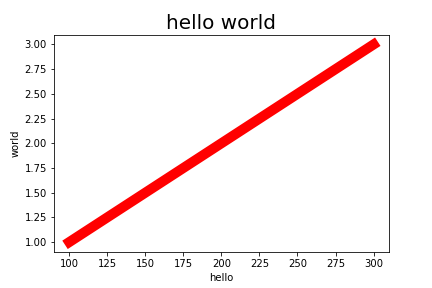
#> input picture sample.png, 432 x 288 px
$ jupyter execute '010. 이미지분석.ipynb'
#> lines starting #> are read from the running program, lines starting #| are printed output that depends on the picture
# 이미지분석

[cell 1]
import numpy as np
from skimage import io
# from PIL import Image #파이썬에서 많이 씀
# from cv2 #영상처리 알고리즘이 많음
# 자주쓰는 3개의 라이브러리, 장단점, 편한거 쓰면 됨
import matplotlib.pyplot as plt

[cell 2]
sample = io.imread('sample.png')
#> sample is the input picture: shape (288, 432, 4); mean R, G, B, A 247.7, 240, 240, 152.8

[cell 3]
type(sample)

[cell 4]
sample.shape #(세로, 가로, RGB)
#> Out = (288, 432, 4)

[cell 5]
sample #데이터 구조, 3차원, 0-255사이 값

[cell 6]
np.min(sample), np.max(sample)
#> Out = (0, 255)

[cell 7]
plt.imshow(sample) #0,0은 좌측위!

[cell 8]
plt.imshow(sample[::-1]) #(start, stop, step) 상하좌우가 바뀌었다
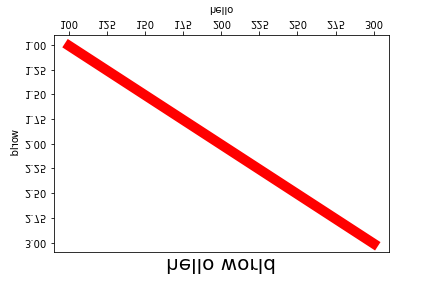
#> shown: shape (288, 432, 4); mean R, G, B, A 247.7, 240, 240, 152.8; transparent parts drawn white

[cell 9]
plt.imshow(sample[:, ::-1])
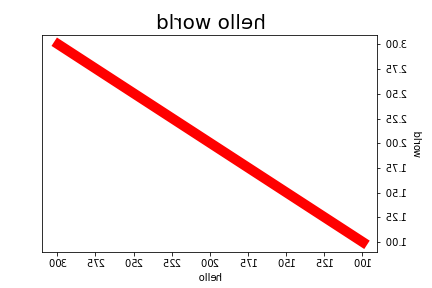
#> shown: shape (288, 432, 4); mean R, G, B, A 247.7, 240, 240, 152.8; transparent parts drawn white

[cell 10]
plt.imshow(sample[::-1, :])

[cell 11]
plt.imshow(sample[100:200, :])
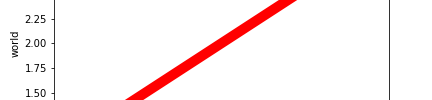
#> shown: shape (100, 432, 4); mean R, G, B, A 251, 240.2, 240.2, 199.7; transparent parts drawn white

[cell 12]
plt.imshow(sample[100:200, 100:300])
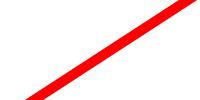
#> shown: shape (100, 200, 4); mean R, G, B, A 255, 231.6, 231.6, 255

[cell 13]
plt.imshow(sample[::3, ::3])
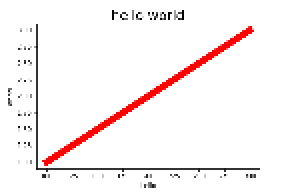
#> shown: shape (96, 144, 4) (shown 2 times larger); mean R, G, B, A 247.6, 240, 240, 152.7; transparent parts drawn white

[cell 14]
plt.imshow(sample[::10, ::10]) #건너뛰면, 그만큼 셀이 깨진다
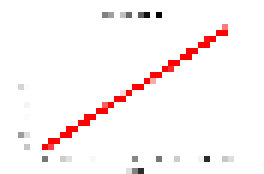
#> shown: shape (29, 44, 4) (shown 6 times larger); mean R, G, B, A 249.2, 241.6, 241.6, 147.1; transparent parts drawn white

[cell 15]
sample2 = sample[::10, ::10]

[cell 16]
plt.hist(sample2.ravel(), 256, [0, 256]) #색의 분포
plt.show()
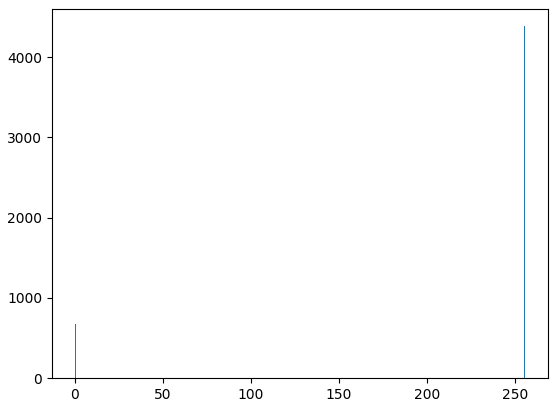
#> figure drawn by matplotlib, 1 panel; tallest bar 4384 high, from x = 255 to 256

[cell 17]
sample2_ = np.where(sample2 < 50, sample2, 0)
plt.imshow(sample2_)

[cell 18]
plt.imshow(sample[:, :, 0]) #색을 뺌
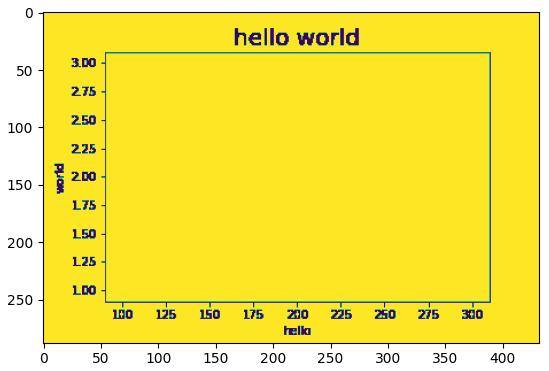
#> figure drawn by matplotlib, 1 panel

[cell 19]
plt.imshow(sample[:, :, 1]) #색을 뺌
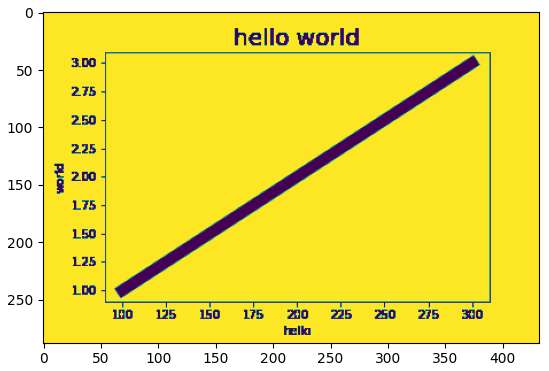
#> figure drawn by matplotlib, 1 panel

[cell 20]
plt.imshow(sample[:, :, 2]) #색을 뺌

[cell 21]
plt.imshow(sample[:, :, 3]) #색을 뺌
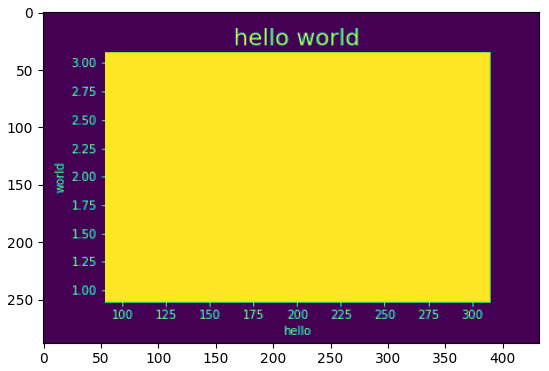
#> figure drawn by matplotlib, 1 panel
